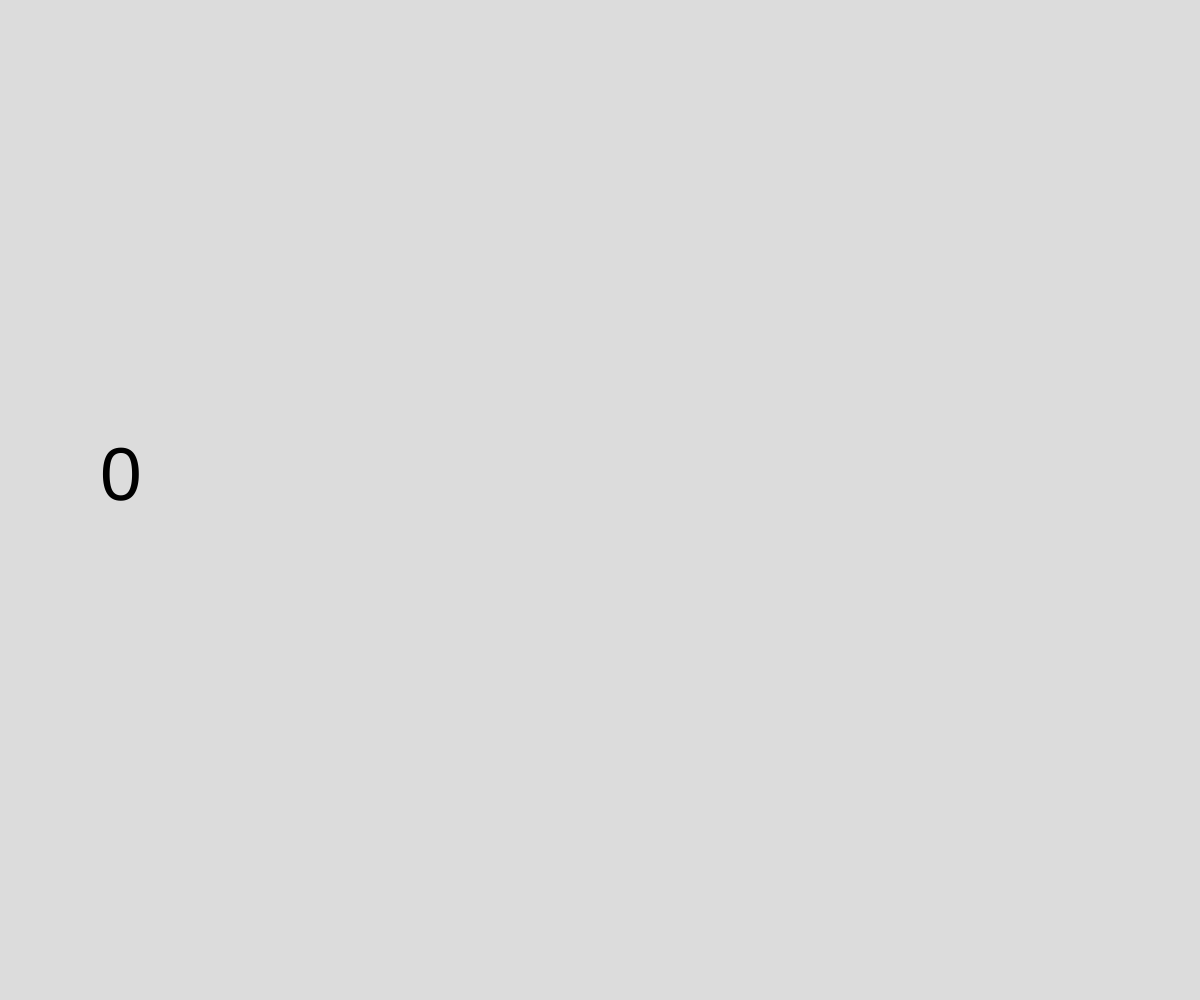
Frame 1 (no input)
Frame 60 (no input): identical to frame 1, image omitted
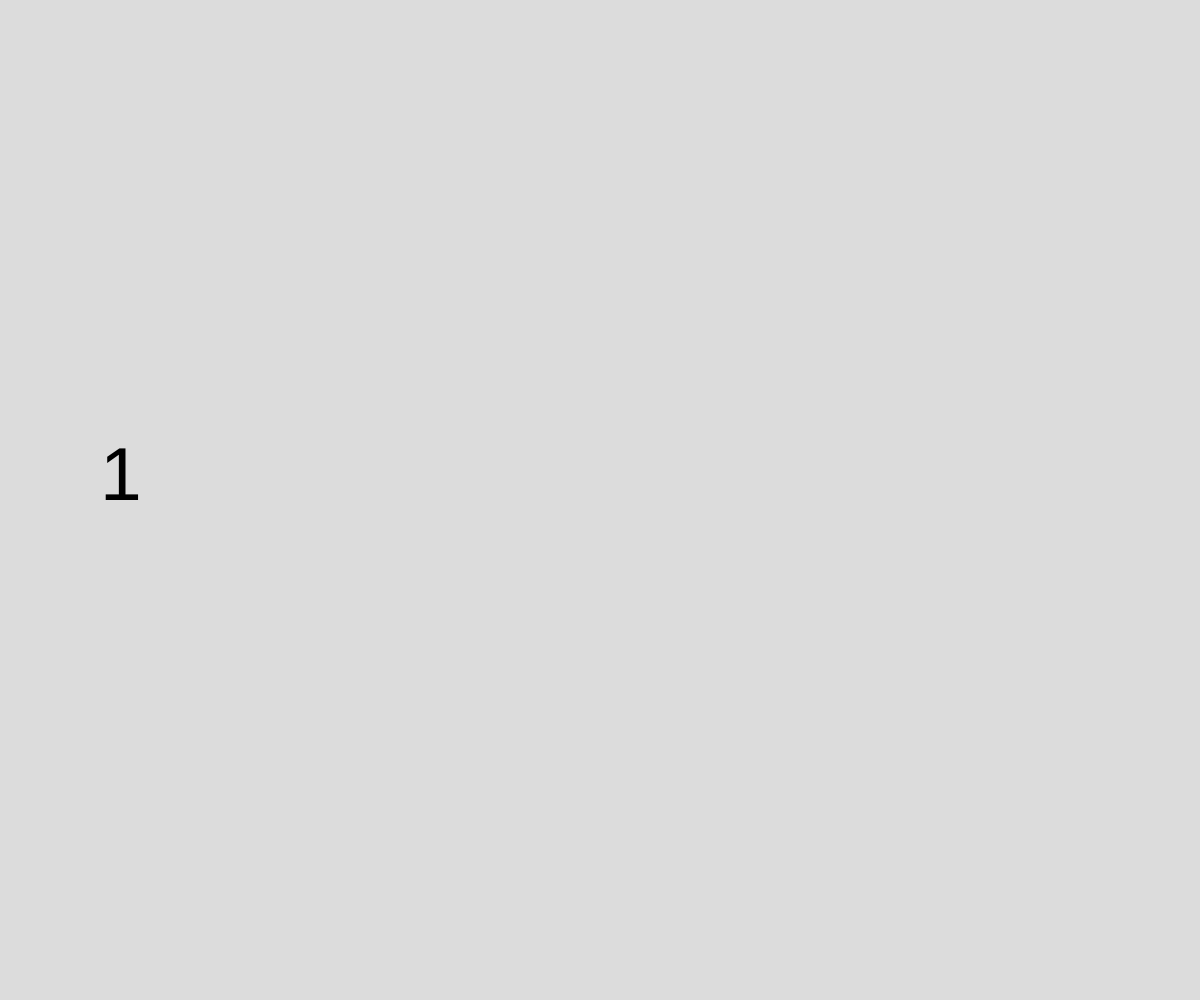
Frame 120 (the mouse pressed at the canvas centre since frame 60)

The p5.js sketch that drew these frames (run headless with seeded random() and noise() and a simulated clock; from frame 60 on, the mouse is pressed at the canvas centre):

// p5.js sketch
// ── sketch.js
// Local Storage Demo

let numberOfClicks = 0;
let highestClick; 

function setup() {
  createCanvas(windowWidth, windowHeight);
  if (getItem("highest")){
    highestClick = getItem("highest");
  }
}

function draw() {
  background(220);
  displayClicks();
  displayHighest();
}

function displayHighest(){
  fill("green");
  textSize(75);
  text(highestClick, 400, height/2);
}

function displayClicks(){
  fill("black");
  textSize(75);
  text(numberOfClicks, 100, height/2);
}

function mousePressed(){
  numberOfClicks++;
  if (numberOfClicks > highestClick){
    highestClick = numberOfClicks;
    storeItem("highest", highestClick);
  }
}
